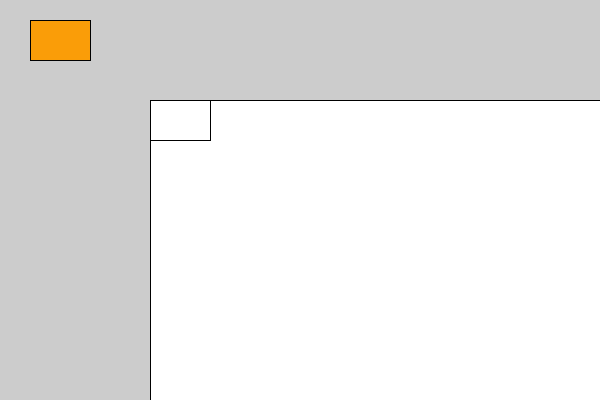
Frame 1 (no input)
Frame 60 (the mouse pressed at the canvas centre just before this capture): identical to frame 1, image omitted
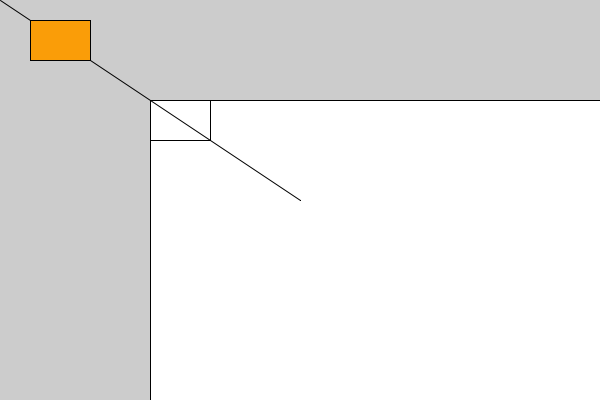
Frame 120 (the mouse held since frame 60 and released just before this capture)

The Processing sketch that drew these frames (run headless with seeded random() and noise(); from frame 60 on, the mouse is pressed at the canvas centre):

// Processing sketch: Drawing_Program
// ── Drawing_Program.pde
int x, y, rectWidth, rectHeight ;
 int buttonX, buttonY, buttonWidth, buttonHeight;
 int blueX, blueY, blueWidth, blueHeight;
 int thin, thick;
color buttonColour, pink=#F560D2, orange=#FA9D08, resetWhite=#FFFFFF, blue=#0352FA;
color ink, black=#000000;
float drawingSurfaceX, drawingSurfaceY, drawingSurfaceWidth, drawingSurfaceHeight;
//float drawingDiameter;
Boolean draw=false;
//
   
 void setup() {
  size (600, 400);
  //Portrait Geometry, height is smaller thus dimension of face (circle)
  //
  //Variable Population

  //
  size (600, 400); //Portrait Mode
  //Population
  x = width*1/4;
y = height*1/4;
 rectWidth = width*3/4;
rectHeight = height*3/4;
thin = width*1/100;
thick = thin*2;

  buttonX = width*1/20;
  buttonY = height*1/20;
  buttonWidth = width*1/10;
  buttonHeight = height*1/10;
  thin = width*1/100;
thick = thin*2;

 blueX = width*1/4;
blueY = height*1/4;
blueWidth = width*1/10;
blueHeight = height*1/10;
thin = width*1/100;
thick = thin*2;
  //
 rect(x, y, rectWidth, rectHeight);
rect(blueX,blueY,blueWidth,blueHeight);

  //
} //End setup()

 void draw() {
 println(mouseX, mouseY); //Proves that mouse has builtin variables based on coordinate plane
  if ( mouseX>buttonX && mouseX<buttonX+buttonWidth && mouseY>buttonY && mouseY<buttonY+buttonHeight ) {
    buttonColour = pink;
  } else {
    buttonColour = orange;
  } //End IF
  fill(buttonColour);
  rect(buttonX, buttonY, buttonWidth, buttonHeight);
  fill(resetWhite);



  if (draw == true) {
    fill(ink);
    line(mouseX, mouseY, pmouseX, pmouseY);
  }
} //End draw()

void mousePressed() {
  if ( mouseX>buttonX && mouseX<buttonX+buttonWidth && mouseY>buttonY && mouseY<buttonY+buttonHeight ) exit();
println("drawing surface");
    if (draw == false) {
      draw = true;
    } else {
      draw = false;
    }

}
